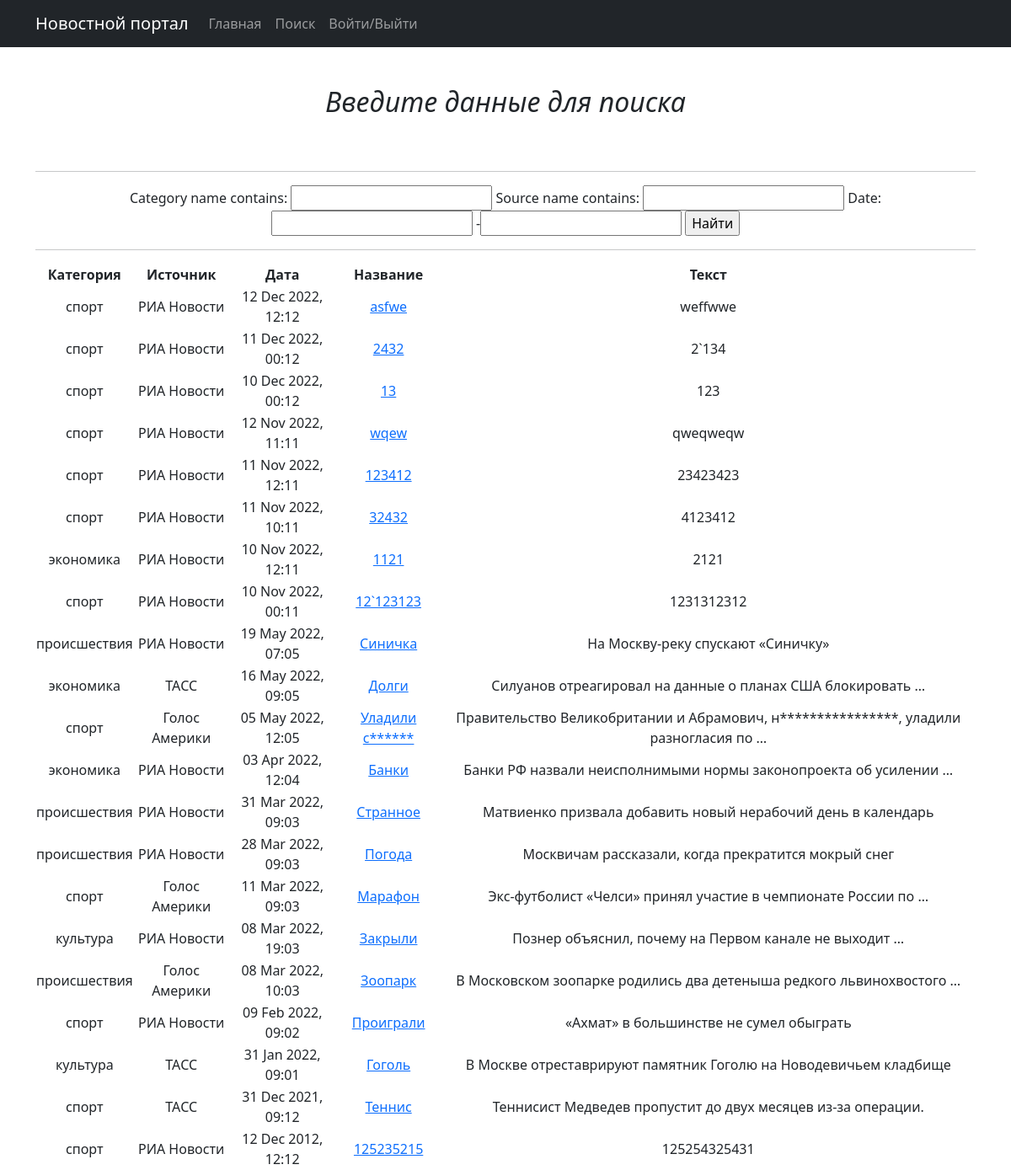
The app's page /news/search/ with its own data.
### news/models.py (models this page shows, shortened)
class Post(models.Model):
    name = models.CharField(max_length=64)
    description = models.TextField()
    date = models.DateTimeField()
    category = models.ForeignKey('category', on_delete=models.CASCADE)
    source = models.ForeignKey('source', on_delete=models.CASCADE)

class Category(models.Model):
    name = models.CharField(max_length=64)
    subscribers = models.ManyToManyField(User, blank=True)

class Source(models.Model):
    name = models.CharField(max_length=64)

### news/views.py (the view, shortened to what this page needs)
# urls.py: path('search/', SearchList.as_view()),
class SearchList(ListView):
    model = Post
    template_name = 'search.html'
    context_object_name = 'posts'
    ordering = ['-date']
    paginate_by = 100
    def get_filter(self):
        return PostFilter(self.request.GET, queryset=super().get_queryset())
    def get_queryset(self):
        return self.get_filter().qs
    def get_context_data(self, **kwargs):
        context = super().get_context_data(**kwargs)
        context['filter'] = PostFilter(self.request.GET, queryset=self.get_queryset())
        context['categories'] = Category.objects.all()
        context['form'] = PostForm()
        return context

### news/forms.py
class PostForm(ModelForm):
    class Meta:
        model = Post
        fields = ['category', 'source', 'date', 'name', 'description']

### news/templatetags/censor.py (called while the page is built)
@register.filter()
def censor(value):
    for word in BAD_WORDS:
       value = value.replace(word[1:], '*' * (len(word)-1))
    return value

### templates/search.html (shortened to what this page needs)
{% extends 'flatpages/default.html' %}
{% load censor %}
{% block content %}
<body>
<h2>&nbsp;</h2>
<h2><i>Введите данные для поиска</i></h2>
<h2>&nbsp;</h2>
<hr>
<form method="GET">
    {{ filter.form }}
    <input type="submit" value="Найти">
</form>
<hr>
<table>
    <thead>
        <th>
            Категория
        </th>
        <th>
            Источник
        </th>
        <th>
            Дата
        </th>
        <th>
            Название
        </th>
        <th>
            Текст
        </th>
    </thead>
    {% for post in posts %}
    <tr>
        <td>
            {{ post.category.name }}
        </td>
        <td>
            {{ post.source.name }}
        </td>
        <td>
            {{ post.date|date:'d M Y, H:m' }}
        </td>
        <td>
            <a href="{% url 'post_detail' post.id %}">{{ post.name|censor }}</a>
        </td>
        <td>
            {{ post.description|censor|truncatewords:8 }}
        </td>
    </tr>
    {% endfor %}
</table>
</body>
{% endblock content %}

### records on screen
Post: category.name "спорт", source.name "РИА Новости", date "12 Dec 2022, 12:12", name|censor "asfwe", description|censor "weffwwe"
Post: category.name "спорт", source.name "РИА Новости", date "11 Dec 2022, 00:12", name|censor "2432", description|censor "2`134"
Post: category.name "спорт", source.name "РИА Новости", date "10 Dec 2022, 00:12", name|censor "13", description|censor "123"
Post: category.name "спорт", source.name "РИА Новости", date "12 Nov 2022, 11:11", name|censor "wqew", description|censor "qweqweqw"
Post: category.name "спорт", source.name "РИА Новости", date "11 Nov 2022, 12:11", name|censor "123412", description|censor "23423423"
Post: category.name "спорт", source.name "РИА Новости", date "11 Nov 2022, 10:11", name|censor "32432", description|censor "4123412"
Post: category.name "экономика", source.name "РИА Новости", date "10 Nov 2022, 12:11", name|censor "1121", description|censor "2121"
Post: category.name "спорт", source.name "РИА Новости", date "10 Nov 2022, 00:11", name|censor "12`123123", description|censor "1231312312"
Post: category.name "происшествия", source.name "РИА Новости", date "19 May 2022, 07:05", name|censor "Синичка", description|censor "На Москву-реку спускают «Синичку»"
Post: category.name "экономика", source.name "ТАСС", date "16 May 2022, 09:05", name|censor "Долги", description|censor "Силуанов отреагировал на данные о планах США блокировать …"
Post: category.name "спорт", source.name "Голос Америки", date "05 May 2022, 12:05", name|censor "Уладили с******", description|censor "Правительство Великобритании и Абрамович, н****************, уладили разногласия по …"
Post: category.name "экономика", source.name "РИА Новости", date "03 Apr 2022, 12:04", name|censor "Банки", description|censor "Банки РФ назвали неисполнимыми нормы законопроекта об усилении …"
Post: category.name "происшествия", source.name "РИА Новости", date "31 Mar 2022, 09:03", name|censor "Странное", description|censor "Матвиенко призвала добавить новый нерабочий день в календарь"
Post: category.name "происшествия", source.name "РИА Новости", date "28 Mar 2022, 09:03", name|censor "Погода", description|censor "Москвичам рассказали, когда прекратится мокрый снег"
Post: category.name "спорт", source.name "Голос Америки", date "11 Mar 2022, 09:03", name|censor "Марафон", description|censor "Экс-футболист «Челси» принял участие в чемпионате России по …"
Post: category.name "культура", source.name "РИА Новости", date "08 Mar 2022, 19:03", name|censor "Закрыли", description|censor "Познер объяснил, почему на Первом канале не выходит …"
Post: category.name "происшествия", source.name "Голос Америки", date "08 Mar 2022, 10:03", name|censor "Зоопарк", description|censor "В Московском зоопарке родились два детеныша редкого львинохвостого …"
Post: category.name "спорт", source.name "РИА Новости", date "09 Feb 2022, 09:02", name|censor "Проиграли", description|censor "«Ахмат» в большинстве не сумел обыграть"
Post: category.name "культура", source.name "ТАСС", date "31 Jan 2022, 09:01", name|censor "Гоголь", description|censor "В Москве отреставрируют памятник Гоголю на Новодевичьем кладбище"
Post: category.name "спорт", source.name "ТАСС", date "31 Dec 2021, 09:12", name|censor "Теннис", description|censor "Теннисист Медведев пропустит до двух месяцев из-за операции."
Post: category.name "спорт", source.name "РИА Новости", date "12 Dec 2012, 12:12", name|censor "125235215", description|censor "125254325431"
